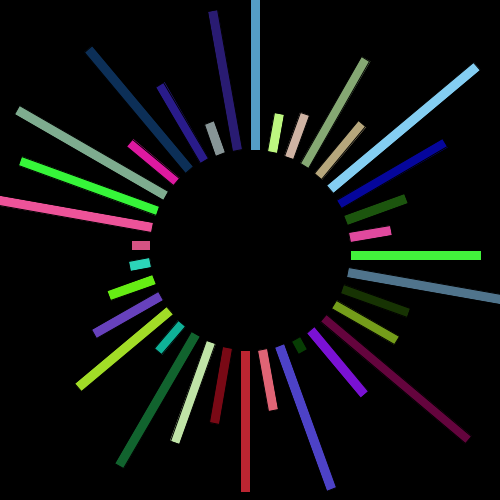
Frame 1 (no input)
Frame 60 (the mouse pressed at the canvas centre just before this capture): identical to frame 1, image omitted
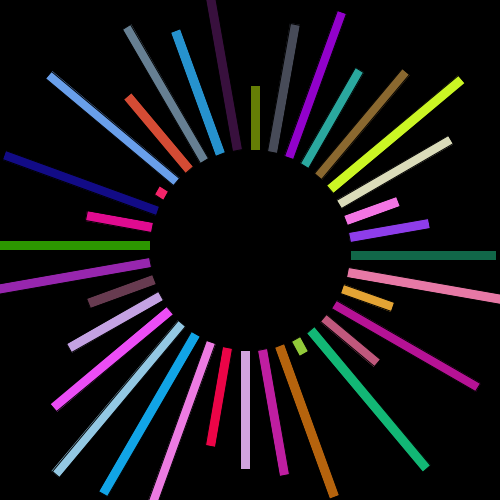
Frame 120 (the mouse held since frame 60 and released just before this capture)

The Processing sketch that drew these frames (run headless with seeded random() and noise(); from frame 60 on, the mouse is pressed at the canvas centre):

// Processing sketch: bariitasArrayCircular
// ── bariitasArrayCircular.pde
float temperaturas [] = new float [36];//paso 1
color misColores [] = new color [36]; //paso 1

void setup() {
  size(500, 500);
  for (int i=0; i<temperaturas.length; i++) {
    temperaturas[i] = random(5, 200); //paso 2
    misColores[i] = color(random(255), random(255), random(255)); //paso2
  }
  println(temperaturas);
}

void draw() {
  background(0);
  for (int i=0; i<temperaturas.length; i++) {
    pushMatrix();
    translate(width/2, height/2);
    rotate(radians(10*i));
    fill(misColores[i]);
    rect(100, 0, temperaturas[i], 10); //paso 3
    popMatrix();
  }
}

void mousePressed(){
  randomizar();
}

void randomizar() {
  for (int i=0; i<temperaturas.length; i++) {
    temperaturas[i] = random(5, 200); //paso 2
    misColores[i] = color(random(255), random(255), random(255)); //paso2
  }
}
